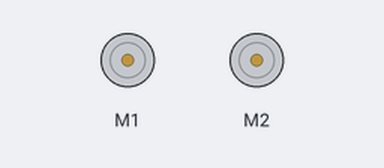
A sketch run on a simulated Arduino Leonardo, built with avr-gcc and run on an emulated ATmega32U4. Parts: 2 × DC motor (green arrow = forward, orange = backward, longer = faster). What the sketch prints to the serial monitor is not drawn.

Above: at 0.02 s.
At 0.2 s:
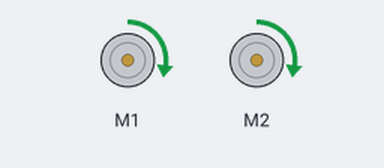
Timing chart, 0 to 30.8 s (numbered marks = the images above):
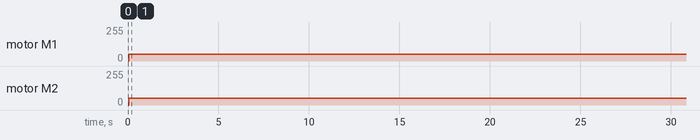

Measured:
- by itself, motor M1: stopped → forward 51/255 at 0.05 s
- by itself, motor M2: moves between forward 50/255 and forward 51/255, repeating every 26.8 s

The sketch:

romi32u4_advanced_408.ino
```cpp
// snippet: romi32u4_advanced_408
// tags: romi32u4
// boards: romi32u4
// library: Romi32U4
// description: Drive the Romi straight using encoder feedback: if right count exceeds left count, reduce right s…
// prompts: drive, straight, encoder, feedback, right, count
// verified: compile-only
// source: kd-generated (id 408)
// exact-include: Romi32U4.h

#include <Romi32U4.h>

Romi32U4Motors motors;
Romi32U4Encoders encoders;

const int BASE_SPEED = 80;
const unsigned long INTERVAL = 50;
unsigned long prevMs = 0;

void setup() {
  Serial.begin(9600);
}

void loop() {
  unsigned long now = millis();
  if (now - prevMs >= INTERVAL) {
    prevMs = now;

    int16_t left  = encoders.getCountsLeft();
    int16_t right = encoders.getCountsRight();

    int error = left - right;
    int correction = error * 0.5;  // Adjust the gain as needed

    motors.setSpeeds(BASE_SPEED - correction, BASE_SPEED + correction);

    Serial.print("L="); Serial.print(left);
    Serial.print(" R="); Serial.print(right);
    Serial.print(" err="); Serial.println(error);
  }
}
```
